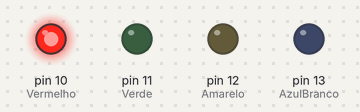
Bench run of a sketch on a simulated Arduino Uno, built with avr-gcc and run on an emulated ATmega328P. On the bench: output pins drawn as LEDs (lit = HIGH).

Above: at 0.05 s.
At 0.65 s:
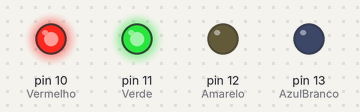
At 1.05 s:
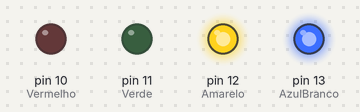
At 2.0 s:
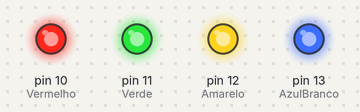
At 2.95 s:
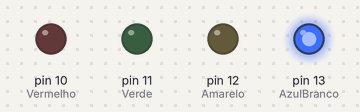
At 4.05 s:
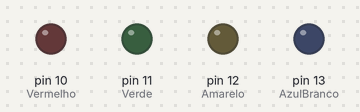
Timing chart, 0 to 4.3 s (numbered marks = the images above):
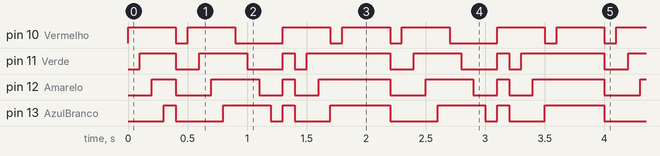

The sketch:

Acende_Leds.ino
```cpp
int Verde = 11;
int Vermelho = 10
;
int Amarelo = 12;
int AzulBranco = 13;


void setup() {
  // put your setup code here, to run once:


pinMode(Verde, OUTPUT);
pinMode(Amarelo, OUTPUT);
pinMode(Vermelho, OUTPUT);
pinMode(AzulBranco, OUTPUT);
}

void loop() {
  // put your main code here, to run repeatedly:

 //Acendendo o LED um de cada vez até que todos estejam acesos
 digitalWrite(Vermelho, HIGH); //Acende os LEDS vermelhos
 delay(100);
 digitalWrite(Verde, HIGH); //Acende a luz verde
 delay(100);
 digitalWrite(Amarelo, HIGH); //Acende a luz amarela
 delay(100);
 digitalWrite(AzulBranco, HIGH);//Acende a luz branca e azul
 delay(100);

 // Ao fim de 10 segundos, todos são apagados de uma vez
 digitalWrite(Vermelho,LOW);
 digitalWrite(Verde, LOW);
 digitalWrite(Amarelo, LOW);
 digitalWrite(AzulBranco, LOW);
 delay(100);

 //Daí eu torno a acender um por 1 a cada 2,5 seg
 digitalWrite(Vermelho, HIGH); //Acende os LEDS vermelhos
 delay(100);
 digitalWrite(Verde, HIGH); //Acende a luz verde
 delay(100);
 digitalWrite(Amarelo, HIGH); //Acende a luz amarela
 delay(100);
 digitalWrite(AzulBranco, HIGH);//Acende a luz branca e azul
 delay(100);


 //Então vou apagando um de cada vez
 digitalWrite(Vermelho, LOW);
 delay(100);
 digitalWrite(Verde, LOW);
 delay(100);
 digitalWrite(Amarelo, LOW);
 delay(100);
 digitalWrite(AzulBranco, LOW);
 delay(100);

 //Depois acendo todos de uma vez
 digitalWrite(Vermelho,HIGH);
 digitalWrite(Verde, HIGH);
 digitalWrite(Amarelo, HIGH);
 digitalWrite(AzulBranco, HIGH);
 delay(100);

 // E apago todos de uma vez
 digitalWrite(Vermelho,LOW);
 digitalWrite(Verde, LOW);
 digitalWrite(Amarelo, LOW);
 digitalWrite(AzulBranco, LOW);

 // Torno a acender um de cada vez
 digitalWrite(Vermelho, HIGH); //Acende os LEDS vermelhos
 delay(100);
 digitalWrite(Verde, HIGH); //Acende a luz verde
 delay(100);
 digitalWrite(Amarelo, HIGH); //Acende a luz amarela
 delay(100);

 //Porém no último, vou acender o azul enquanto apago o vermelho
 digitalWrite(AzulBranco, HIGH);//Acende a luz branca e azul
 digitalWrite(Vermelho, LOW);
 delay(100);


}
```

Measured:
- by itself, pin 10 (Vermelho): repeats every 1.8 s: LOW 0.10 s, HIGH 0.40 s, LOW 0.40 s, HIGH 0.40 s, LOW 0.10 s, HIGH 0.40 s
- by itself, pin 11 (Verde): repeats every 1.8 s: LOW 0.20 s, HIGH 0.40 s, LOW 0.30 s, HIGH 0.10 s, LOW 0.10 s, HIGH 0.70 s
- by itself, pin 12 (Amarelo): repeats every 1.8 s: LOW 0.30 s, HIGH 0.40 s, LOW 0.20 s, HIGH 0.10 s, LOW 0.20 s, HIGH 0.60 s
- by itself, pin 13 (AzulBranco): repeats every 1.8 s: LOW 0.40 s, HIGH 0.40 s, LOW 0.10 s, HIGH 0.10 s, LOW 0.30 s, HIGH 0.50 s
